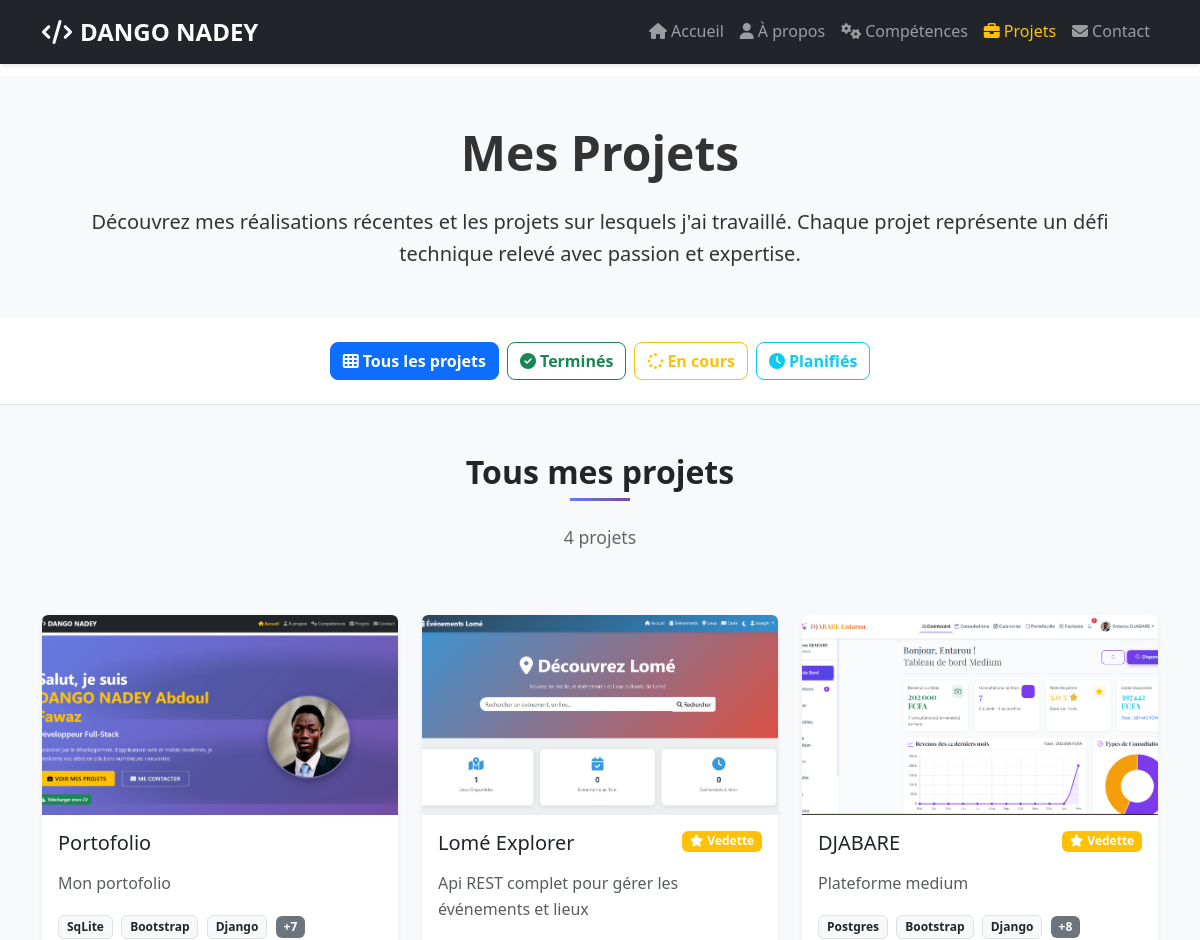
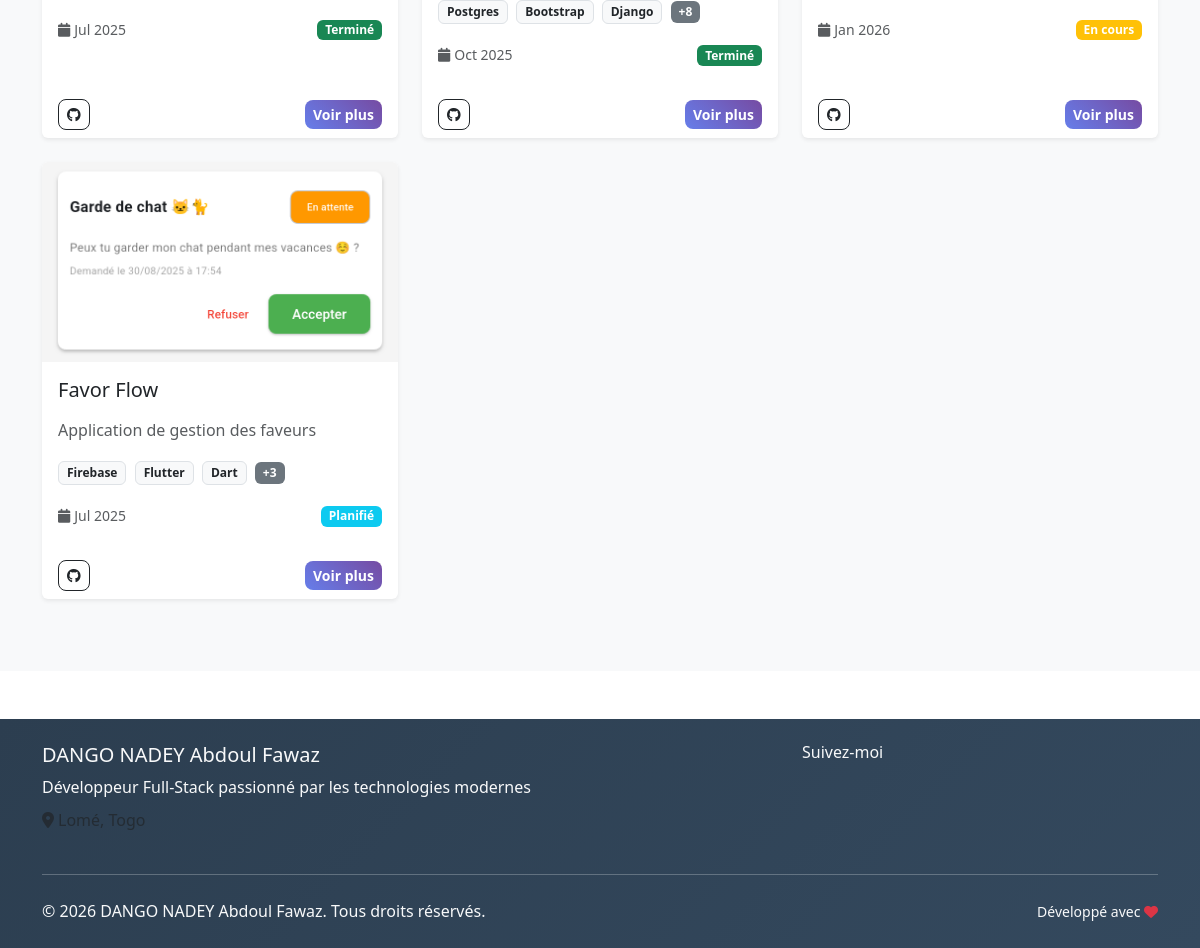
/projects/, run on the app's committed database (2 pictures, top to bottom).
### main/models.py (models this page shows, shortened)
class Project(models.Model):
    STATUS_CHOICES = [
        ('completed', 'Terminé'),
        ('in_progress', 'En cours'),
        ('planned', 'Planifié'),
    ]
    title = models.CharField(max_length=200)
    description = RichTextField()
    short_description = models.TextField(max_length=300)
    image = models.ImageField(upload_to='projects/')
    github_url = models.URLField(blank=True)
    live_url = models.URLField(blank=True)
    status = models.CharField(max_length=20, choices=STATUS_CHOICES, default='completed')
    technologies = models.ManyToManyField(Skill, related_name='projects')
    featured = models.BooleanField(default=False)
    start_date = models.DateField()
    end_date = models.DateField(null=True, blank=True)
    created_at = models.DateTimeField(auto_now_add=True)
    updated_at = models.DateTimeField(auto_now=True)
    class Meta:
        verbose_name = "Projet"
        verbose_name_plural = "Projets"
        ordering = ['-created_at']

class Skill(models.Model):
    SKILL_TYPES = [
        ('language', 'Langage de programmation'),
        ('framework', 'Framework'),
        ('database', 'Base de données'),
        ('tool', 'Outil'),
        ('other', 'Autre'),
    ]
    name = models.CharField(max_length=100)
    skill_type = models.CharField(max_length=20, choices=SKILL_TYPES)
    proficiency = models.IntegerField(default=50, help_text="Niveau de maîtrise (0-100)")
    icon = models.CharField(max_length=100, blank=True, help_text="Classe CSS pour l'icône")
    class Meta:
        verbose_name = "Compétence"
        verbose_name_plural = "Compétences"
        ordering = ['skill_type', 'name']

### main/views.py (the view)
# urls.py: path('projects/', views.projects, name='projects'),
def projects(request):
    all_projects = Project.objects.all()
    featured_projects = Project.objects.filter(featured=True)
    status = request.GET.get('status')
    if status:
        all_projects = all_projects.filter(status=status)
    context = {
        'projects': all_projects,
        'featured_projects': featured_projects,
        'current_status': status,
    }
    return render(request, 'projects.html', context)

### templates/projects.html (shortened to what this page needs)
{% extends 'base.html' %}
{% load static %}
{% block content %}
<section class="py-5 bg-light">
    <div class="container">
        <div class="row">
            <div class="col-12 text-center" data-aos="fade-up">
                <h1 class="display-5 fw-bold mb-4">Mes Projets</h1>
                <p class="lead mb-0">
                    Découvrez mes réalisations récentes et les projets sur lesquels j'ai travaillé.
                    Chaque projet représente un défi technique relevé avec passion et expertise.
                </p>
            </div>
        </div>
    </div>
</section>
<section class="py-4 bg-white border-bottom">
    <div class="container">
        <div class="row">
            <div class="col-12">
                <div class="d-flex flex-wrap justify-content-center gap-2">
                    <button class="btn btn-outline-primary project-filter active" data-filter="all">
                        <i class="fas fa-th me-1"></i>Tous les projets
                    </button>
                    <button class="btn btn-outline-success project-filter" data-filter="completed">
                        <i class="fas fa-check-circle me-1"></i>Terminés
                    </button>
                    <button class="btn btn-outline-warning project-filter" data-filter="in_progress">
                        <i class="fas fa-spinner me-1"></i>En cours
                    </button>
                    <button class="btn btn-outline-info project-filter" data-filter="planned">
                        <i class="fas fa-clock me-1"></i>Planifiés
                    </button>
                </div>
            </div>
        </div>
    </div>
</section>
<section class="py-5 bg-light">
    <div class="container">
        <div class="row">
            <div class="col-12 text-center mb-5" id="projects-section-title">
                <h2 class="section-title">
                    Tous mes projets
                </h2>
                <p class="section-subtitle" id="projects-count">{{ projects.count }} projet{{ projects.count|pluralize }}</p>
            </div>
        </div>
        <div class="row" id="projects-list">
            {% for project in projects %}
            <div class="col-lg-4 col-md-6 mb-4 project-item" data-status="{{ project.status }}">
                <div class="project-card card h-100 shadow-sm border-0">
                    {% if project.image %}
                    <div class="position-relative overflow-hidden project-img-wrapper">
                        <img src="{{ project.image.url }}"
                             class="card-img-top project-img"
                             alt="{{ project.title }}"
                             style="height: 200px; object-fit: cover;">
                    </div>
                    {% else %}
                    <div class="card-img-top bg-light d-flex align-items-center justify-content-center" style="height: 200px;">
                        <i class="fas fa-image fa-3x text-muted"></i>
                    </div>
                    {% endif %}
                    <div class="card-body">
                        <div class="d-flex justify-content-between align-items-start mb-2">
                            <h5 class="card-title">{{ project.title }}</h5>
                            {% if project.featured %}
                            <span class="badge bg-warning">
                                <i class="fas fa-star me-1"></i>Vedette
                            </span>
                            {% endif %}
                        </div>
                        <p class="card-text text-muted">{{ project.short_description|truncatechars:100 }}</p>
                        <div class="project-tech mb-3">
                            {% for tech in project.technologies.all|slice:":3" %}
                                <span class="badge bg-light text-dark border me-1 mb-1">{{ tech.name }}</span>
                            {% endfor %}
                            {% if project.technologies.count > 3 %}
                                <span class="badge bg-secondary">+{{ project.technologies.count|add:"-3" }}</span>
                            {% endif %}
                        </div>
                        <div class="d-flex justify-content-between align-items-center mb-2">
                            <small class="text-muted">
                                <i class="fas fa-calendar me-1"></i>{{ project.start_date|date:"M Y" }}
                            </small>
                            {% if project.status == 'completed' %}
                                <span class="badge bg-success">Terminé</span>
                            {% elif project.status == 'in_progress' %}
                                <span class="badge bg-warning">En cours</span>
                            {% elif project.status == 'planned' %}
                                <span class="badge bg-info">Planifié</span>
                            {% endif %}
                        </div>
                    </div>
                    <div class="card-footer bg-transparent border-0">
                        <div class="d-flex justify-content-between align-items-center">
                            <div class="btn-group" role="group">
                                {% if project.github_url %}
                                <a href="{{ project.github_url }}" target="_blank" class="btn btn-outline-dark btn-sm">
                                    <i class="fab fa-github"></i>
                                </a>
                                {% endif %}
                            </div>
                            <a href="{% url 'project_detail' project.pk %}" class="btn btn-primary btn-sm">
                                Voir plus
                            </a>
                        </div>
                    </div>
                </div>
            </div>
            {% endfor %}
        </div>
    </div>
</section>
{% endblock %}

### static/css/style.css (style rules this page uses)
:root { --primary-color: #667eea; --secondary-color: #764ba2; --warning-color: #ffc107; --dark-color: #212529; --light-color: #f8f9fa; --font-family: 'Segoe UI', Tahoma, Geneva, Verdana, sans-serif; }
body { font-family: var(--font-family); line-height: 1.6; color: #333; scroll-behavior: smooth; }
.section-title { font-weight: 700; color: var(--dark-color); position: relative; margin-bottom: 2rem; }
.section-title::after { content: ''; position: absolute; bottom: -10px; left: 50%; transform: translateX(-50%); width: 60px; height: 3px; background: linear-gradient(90deg, var(--primary-color), var(--secondary-color)); }
.section-subtitle { color: #666; font-size: 1.1rem; }
.project-card { transition: all 0.3s ease; border: none; overflow: hidden; }
.project-img { height: 200px; object-fit: cover; transition: transform 0.3s ease; }
.project-tech .badge { font-size: 0.75rem; padding: 5px 8px; }
.btn { border-radius: 8px; font-weight: 600; transition: all 0.3s ease; }
.btn-primary { background: linear-gradient(45deg, var(--primary-color), var(--secondary-color)); border: none; }
a { transition: all 0.3s ease; }

### templates/projects.html (style rules this page uses)
.project-img-wrapper { cursor: pointer; }
.project-item { transition: opacity 0.3s ease; }

### data on the page
Project: image (picture), title "Portofolio", short_description "Mon portofolio", technologies.count|add "7", start_date "Jul 2025", status "Terminé"
Skill: name "SqLite"
Skill: name "Bootstrap"
Skill: name "Django"
Project: image (picture), title "Lomé Explorer", featured True (drawn), short_description "Api REST complet pour gérer les événements et lieux", technologies.count|add "8", start_date "Oct 2025", status "Terminé"
Skill: name "Postgres"
Project: image (picture), title "DJABARE", featured True (drawn), short_description "Plateforme medium", technologies.count|add "8", start_date "Jan 2026", status "En cours"
Project: image (picture), title "Favor Flow", short_description "Application de gestion des faveurs", technologies.count|add "3", start_date "Jul 2025", status "Planifié"
Skill: name "Firebase"
Skill: name "Flutter"
Skill: name "Dart"

### other printed values
{{ projects.count }} "4"
